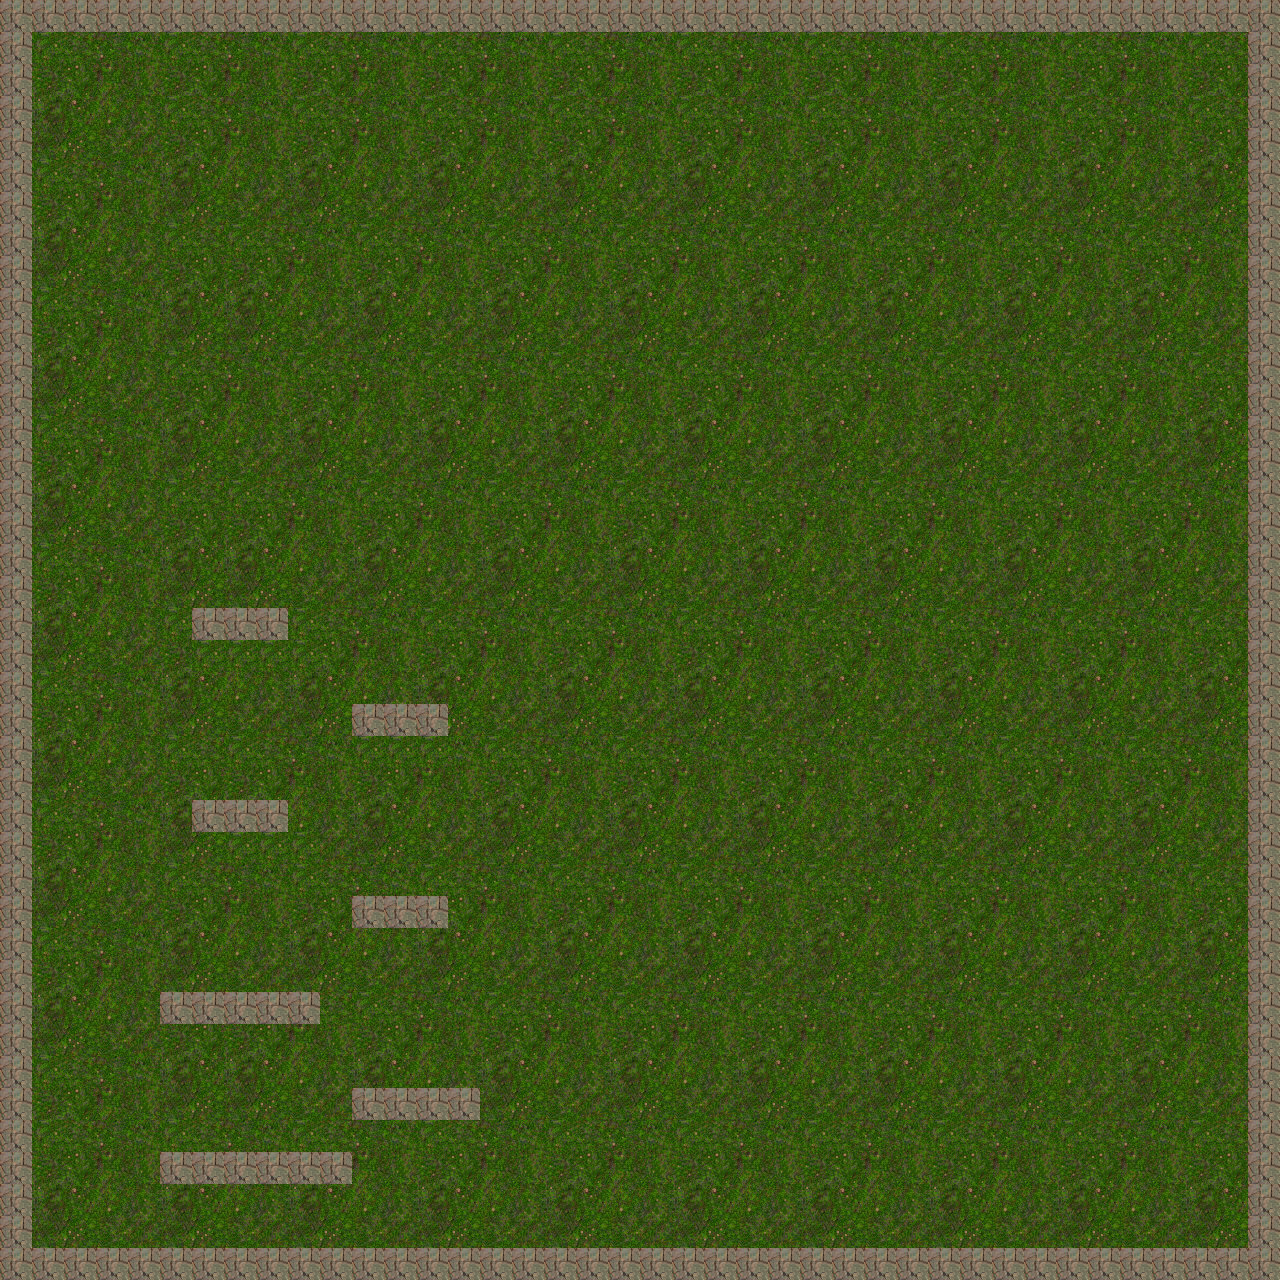

The image is a tile-based game level rendered from a .tmx file. Its description and source (layers, tilesets, objects; grid data summarised) follow:
An orthogonal 40x40 tile map with 32x32 px tiles, 1 tile layer (Tile Layer 1), 2 tilesets.

<map version="1.0" orientation="orthogonal" width="40" height="40" tilewidth="32" tileheight="32">
 <tileset firstgid="1" name="rocks" tilewidth="32" tileheight="32">
  <properties>
   <property name="blocked" value="true" />
  </properties>
  <image source="rocks.png" width="128" height="128" />
  <terraintypes>
   <terrain name="New Terrain" tile="-1" />
  </terraintypes>
  <tile id="0">
   <properties>
    <property name="blocked" value="true" />
   </properties>
  </tile>
  <tile id="3">
   <properties>
    <property name="blocked" value="true" />
   </properties>
  </tile>
  <tile id="12">
   <properties>
    <property name="blocked" value="true" />
   </properties>
  </tile>
 </tileset>
 <tileset firstgid="17" name="grass" tilewidth="32" tileheight="32">
  <image source="grass.png" width="128" height="128" />
 </tileset>
 <layer name="Tile Layer 1" width="40" height="40">
  <data>[1600 cells, 1600 non-empty, 17 distinct tile ids]</data>
 </layer>
</map>
